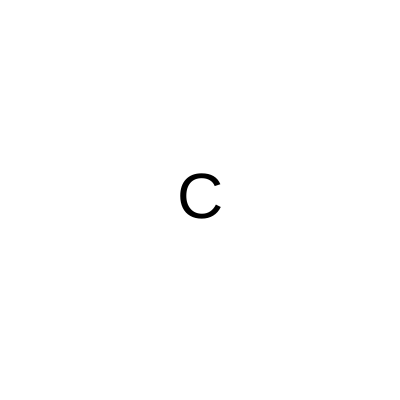
Frame 1 (no input)
Frame 60 (no input): identical to frame 1, image omitted
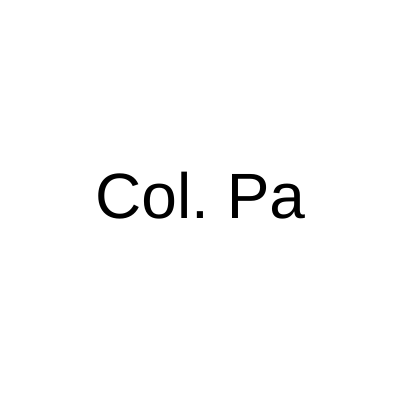
Frame 120 (the mouse pressed at the canvas centre since frame 60)

The p5.js sketch that drew these frames (run headless with seeded random() and noise() and a simulated clock; from frame 60 on, the mouse is pressed at the canvas centre):

// p5.js sketch
// ── sketch.js
function setup() {
    createCanvas(400, 400);
  }
  
  function draw() {
    background("white");
    fill("black");
    textSize(64);
    textAlign(CENTER, CENTER);
  
    let maximo = width;
    let minimo = 0;
    // mouseX, 0, width ==> 0, palavra.length
    let palavra = "Col. Paiçandu";
    let quantidade = map(mouseX, 0, width, 1, palavra.length);
    //console.log(quantidade);
    let parcial = palavra.substring(0, quantidade);
    text(parcial, 200, 200);
  
    // if(mouseX < 50) {
    //   let palavra = "C";
    //   text(palavra, 200, 200);
    // } else if(mouseX < 100) {
    //   let palavra = "Ca";
    //   text(palavra, 200, 200);
    // } else {
    //   let palavra = "Caminhante";
    //   text(palavra, 200, 200);
    // }
  
  }
